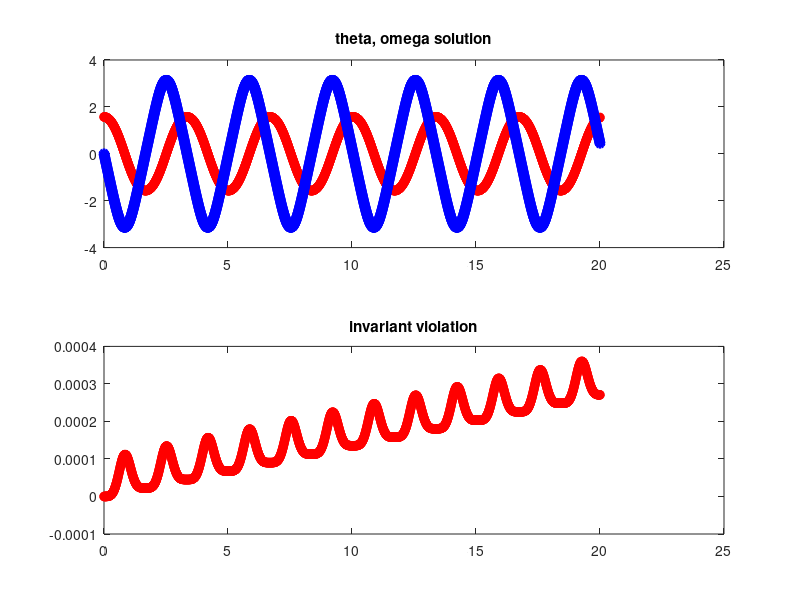

This figure's MATLAB source:
%
% Solve the pendulum ODE
%
% theta' = omega
% omega' = -g/ell * sin(theta)
%
% using Collatz scheme
%
% theta(k+1/2) = theta(k)+(dt/2)*omega(k)
% omega(k+1/2) = omega(k)-(dt/2)*(g/ell)*sin(theta(k))
%
% theta(k+1) = theta(k)+dt*omega(k+1/2)
% omega(k+1) = omega(k)-dt*(g/ell)*sin(theta(k+1/2))
%
T_max = 20;
g     = 9.81;
ell   = 2;
%
% mesh point
%
%
% set initial data
%
t     = [0];
theta = [pi/2];
omega = [0];
%
% Advance
%
dt = 0.01;
while t(end) < T_max
  theta1 = theta(end)+(dt/2)*omega(end);
  omega1 = omega(end)-(dt/2)*(g/ell)*sin(theta(end));
  theta2 = theta(end)+dt*omega1;
  omega2 = omega(end)-dt*(g/ell)*sin(theta1);
  % append solution
  t(end+1)     = t(end) + dt;
  theta(end+1) = theta2;
  omega(end+1) = omega2;
end
%
% plot
%
close all;
subplot(2,1,1);
% plot a red circle with the exact solution
hold off
plot( t, theta, 'o-', 'LineWidth', 1, 'Color', 'red' );
hold on
plot( t, omega, 'o-', 'LineWidth', 2, 'Color', 'blue' );
title('theta, omega solution');

subplot(2,1,2);
% plot a red circle with the exact solution
E = (1/2)*omega.^2-(g/ell)*cos(theta);
plot( t, E, 'o-', 'LineWidth', 1, 'Color', 'red' );
title('invariant violation');
